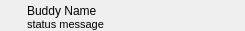
<?xml version="1.0" encoding="UTF-8"?>
<ui version="4.0">
 <class>be</class>
 <widget class="QWidget" name="be">
  <property name="geometry">
   <rect>
    <x>0</x>
    <y>0</y>
    <width>245</width>
    <height>31</height>
   </rect>
  </property>
  <property name="sizePolicy">
   <sizepolicy hsizetype="Preferred" vsizetype="Fixed">
    <horstretch>0</horstretch>
    <verstretch>0</verstretch>
   </sizepolicy>
  </property>
  <property name="windowTitle">
   <string>Form</string>
  </property>
  <layout class="QGridLayout" name="gridLayout">
   <property name="horizontalSpacing">
    <number>3</number>
   </property>
   <property name="verticalSpacing">
    <number>0</number>
   </property>
   <property name="margin">
    <number>0</number>
   </property>
   <item row="0" column="0" rowspan="3">
    <widget class="QLabel" name="protostatus">
     <property name="sizePolicy">
      <sizepolicy hsizetype="Fixed" vsizetype="Fixed">
       <horstretch>0</horstretch>
       <verstretch>0</verstretch>
      </sizepolicy>
     </property>
     <property name="minimumSize">
      <size>
       <width>24</width>
       <height>24</height>
      </size>
     </property>
     <property name="text">
      <string/>
     </property>
    </widget>
   </item>
   <item row="2" column="1">
    <widget class="QLabel" name="status">
     <property name="font">
      <font>
       <pointsize>8</pointsize>
      </font>
     </property>
     <property name="text">
      <string>status message</string>
     </property>
     <property name="alignment">
      <set>Qt::AlignLeading|Qt::AlignLeft|Qt::AlignTop</set>
     </property>
    </widget>
   </item>
   <item row="0" column="2" rowspan="3">
    <widget class="QLabel" name="buddyicon">
     <property name="sizePolicy">
      <sizepolicy hsizetype="Fixed" vsizetype="Fixed">
       <horstretch>0</horstretch>
       <verstretch>0</verstretch>
      </sizepolicy>
     </property>
     <property name="minimumSize">
      <size>
       <width>24</width>
       <height>24</height>
      </size>
     </property>
     <property name="text">
      <string/>
     </property>
    </widget>
   </item>
   <item row="1" column="1">
    <widget class="QLabel" name="name">
     <property name="font">
      <font>
       <weight>50</weight>
       <bold>false</bold>
      </font>
     </property>
     <property name="text">
      <string>Buddy Name</string>
     </property>
     <property name="alignment">
      <set>Qt::AlignLeading|Qt::AlignLeft|Qt::AlignTop</set>
     </property>
    </widget>
   </item>
  </layout>
 </widget>
 <resources/>
 <connections/>
</ui>
